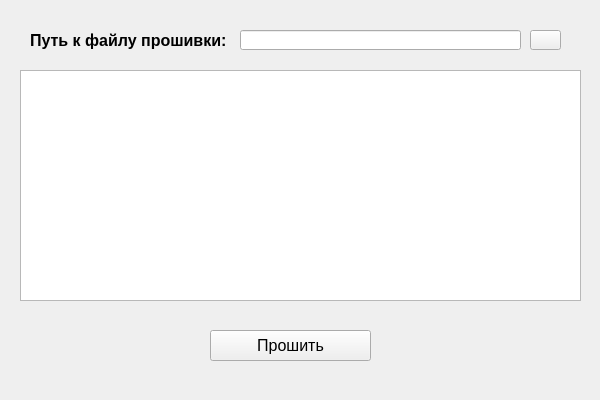
<?xml version="1.0" encoding="UTF-8"?>
<ui version="4.0">
 <class>FirmwareUpdaterClass</class>
 <widget class="QMainWindow" name="FirmwareUpdaterClass">
  <property name="geometry">
   <rect>
    <x>0</x>
    <y>0</y>
    <width>600</width>
    <height>400</height>
   </rect>
  </property>
  <property name="minimumSize">
   <size>
    <width>600</width>
    <height>400</height>
   </size>
  </property>
  <property name="maximumSize">
   <size>
    <width>600</width>
    <height>400</height>
   </size>
  </property>
  <property name="windowTitle">
   <string>Обновление прошивки</string>
  </property>
  <widget class="QWidget" name="centralWidget">
   <widget class="QLineEdit" name="lineEditPathToFW">
    <property name="geometry">
     <rect>
      <x>240</x>
      <y>30</y>
      <width>281</width>
      <height>20</height>
     </rect>
    </property>
    <property name="font">
     <font>
      <pointsize>10</pointsize>
     </font>
    </property>
   </widget>
   <widget class="QLabel" name="label">
    <property name="geometry">
     <rect>
      <x>30</x>
      <y>30</y>
      <width>231</width>
      <height>21</height>
     </rect>
    </property>
    <property name="font">
     <font>
      <pointsize>12</pointsize>
      <weight>75</weight>
      <bold>true</bold>
     </font>
    </property>
    <property name="text">
     <string>Путь к файлу прошивки:</string>
    </property>
   </widget>
   <widget class="QPushButton" name="pushButtonPathToFW">
    <property name="geometry">
     <rect>
      <x>530</x>
      <y>30</y>
      <width>31</width>
      <height>20</height>
     </rect>
    </property>
    <property name="text">
     <string/>
    </property>
   </widget>
   <widget class="QTextEdit" name="textEditOut">
    <property name="geometry">
     <rect>
      <x>20</x>
      <y>70</y>
      <width>561</width>
      <height>231</height>
     </rect>
    </property>
    <property name="font">
     <font>
      <pointsize>10</pointsize>
     </font>
    </property>
   </widget>
   <widget class="QPushButton" name="pushButtonBeginFw">
    <property name="geometry">
     <rect>
      <x>210</x>
      <y>330</y>
      <width>161</width>
      <height>31</height>
     </rect>
    </property>
    <property name="font">
     <font>
      <pointsize>12</pointsize>
     </font>
    </property>
    <property name="text">
     <string>Прошить</string>
    </property>
   </widget>
  </widget>
  <widget class="QMenuBar" name="menuBar">
   <property name="geometry">
    <rect>
     <x>0</x>
     <y>0</y>
     <width>600</width>
     <height>21</height>
    </rect>
   </property>
  </widget>
 </widget>
 <layoutdefault spacing="6" margin="11"/>
 <resources>
  <include location="FirmwareUpdater.qrc"/>
 </resources>
 <connections/>
</ui>
